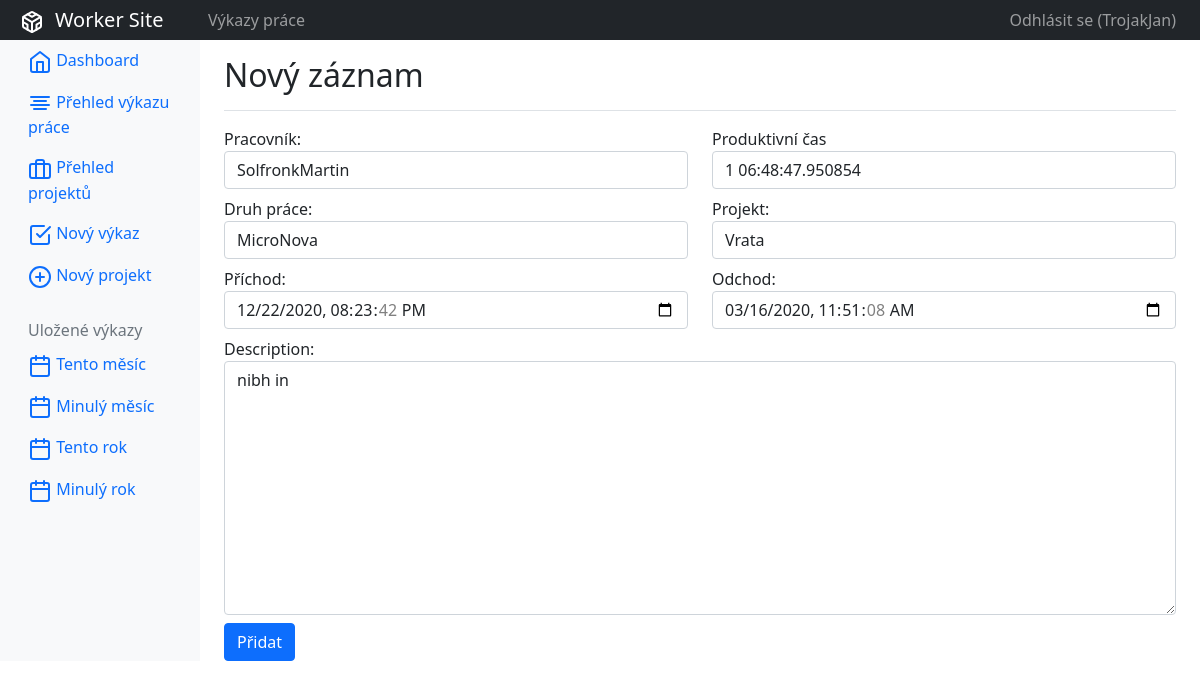
/report/copy/4/ (signed in), run on the app's committed database.
### accounts/models.py (models this page shows)
class CustomUser(AbstractUser):
    id = models.AutoField(primary_key=True, null=False)
    def __str__(self):
        return self.username

### work_report/models.py (models this page shows, shortened)
class WorkReport(models.Model):
    id = models.AutoField(primary_key=True, null=False)
    worker = models.ForeignKey(CustomUser, null=True,
                               on_delete=models.SET_NULL)
    description = models.TextField(null=False)
    arrival = models.DateTimeField(null=False)
    departure = models.DateTimeField(null=False)
    productive_time = models.DurationField(default=timedelta())
    type_of_work = models.ForeignKey(TypeOfWork, null=True,
                                     on_delete=models.SET_NULL)
    project = models.ForeignKey(Project, null=True, on_delete=models.SET_NULL)
    creat_time = models.DateTimeField(auto_now_add=True, null=False)
    edit_time = models.DateTimeField(auto_now=True)

### work_report/decorators.py (the view)
        def wrapper(request, *args, **kwargs):
            if len({gr.name for gr in request.user.groups.all()}.intersection(
                    allowed_groups)) != 0:
                return func(request, *args, **kwargs)
            else:
                return redirect('unauthorised-AR')

### templates/templatetags.py (called while the page is built)
@register.simple_tag(takes_context=False)
def current_year_filter():
    start_of_current_year = \
        date(datetime.today().year, 1, 1)
    return f'?worker=&project=&type_of_work=&start=' \
           f'{start_of_current_year}T12%3A00&end='

@register.simple_tag(takes_context=False)
def last_year_filter():
    start_of_current_year = \
        date(datetime.today().year, 1, 1)
    start_of_last_year = \
        start_of_current_year - dateutil.relativedelta.relativedelta(year=1)
    return f'?worker=&project=&type_of_work=&start=' \
           f'{start_of_last_year}T12%3A00&end={start_of_current_year}T12%3A00'

@register.simple_tag(takes_context=False)
def current_month_filter():
    start_of_current_month = \
        date(datetime.today().year, datetime.today().month, 1)
    return f'?worker=&project=&type_of_work=&start=' \
           f'{start_of_current_month}T12%3A00&end='

@register.simple_tag(takes_context=False)
def last_month_filter():
    start_of_current_month = \
        date(datetime.today().year, datetime.today().month, 1)
    start_of_last_month = \
        start_of_current_month - dateutil.relativedelta.relativedelta(months=1)
    return f'?worker=&project=&type_of_work=&start=' \
           f'{start_of_last_month}T12%3A00&end=' \
           f'{start_of_current_month}T12%3A00'

### work_report/models.py (called while the page is built)
    def __str__(self):
        if len(self.name) > 20:
            return self.name[:20 - 3] + '...'
        else:
            return self.name

    def __str__(self):
        if len(self.label) > 20:
            return self.label[:20 - 3] + '...'
        else:
            return self.label

### work_report/views.py (called while the page is built)
@login_required(login_url='login-AC')
@allowed_users(allowed_groups={'admin', 'worker'})
def copy_report(request, pk):
    report = models.WorkReport.objects.get(id=pk)
    form = forms.NewWorkReportForm(instance=report)
    if request.method == 'POST':
        logging.info('Post request:', request.POST)
        form = forms.NewWorkReportForm(request.POST)
        if form.is_valid():
            form.save()
            return redirect('report_list-WR')
    context = {'form': form, 'title': 'Nový záznam', }
    return render(request, 'work_report/new_report_form.html', context)

### templates/work_report/new_report_form.html (shortened to what this page needs)
{% extends 'shared/base.html' %}
{% load widget_tweaks %}
{% block content %}
    {% include 'work_report/components/left_bar.html' %}
    <main role="main" class="col-md-9 ml-sm-auto col-lg-10 pt-3 px-4">
        {% include 'work_report/components/header.html' %}
        <form method="post"> {% csrf_token %}
            <div class="row my-2">
                <div class="col">
                    {{ form.worker.label_tag }}
                    {% render_field form.worker class="form-control" %}
                </div>
                <div class="col">
                    {{ form.productive_time.label }}
                    <div style="display: flex">
                        {% render_field form.productive_time class="form-control" style="flex-direction: row" %}
                    </div>
                </div>
            </div>
            <div class="row my-2">
                <div class="col">
                    {{ form.type_of_work.label_tag }}
                    {% render_field form.type_of_work class="form-control" %}
                </div>
                <div class="col">
                    {{ form.project.label_tag }}
                    {% render_field form.project class="form-control" %}
                </div>
            </div>
            <div class="row my-2">
                <div class="col">
                    {{ form.arrival.label_tag }}
                    {% render_field form.arrival type="datetime-local" class="form-control" %}
                </div>
                <div class="col">
                    {{ form.departure.label_tag }}
                    {% render_field form.departure type="datetime-local" class="form-control" %}
                </div>
            </div>
            <div class="row my-2">
                <div class="col">
                    {{ form.description.label_tag }}
                    {% render_field form.description wors="3" class="form-control" %}
                </div>
            </div>
            <button type="submit" class="btn btn-primary">Přidat</button>
        </form>
    </main>
{% endblock content %}

### templates/shared/top_bar.html
<nav class="navbar navbar-dark sticky-top bg-dark navbar-expand-lg p-0">
    <div class="col-md-2 text-center">
        <a class="navbar-brand col-sm-3 col-md-2 mr-0 " href="{% url 'dashboard-WR' %}">
            <span data-feather="codesandbox"></span>&nbsp;&nbsp;Worker Site</a>
    </div>
    <div class="collapse navbar-collapse" id="navbarSupportedContent">
        <ul class="navbar-nav mr-auto">
            <li class="nav-item text-nowrap">
                <a class="nav-link" href="{% url 'dashboard-WR' %}">Výkazy práce</a>
            </li>
        </ul>
    </div>
    <ul class="navbar-nav px-3">
        <li class="nav-item text-nowrap">
            <a class="nav-link" href="{% url 'logout-AC' %}">Odhlásit se ({{ request.user }})</a>
        </li>
    </ul>
</nav>

### data on the page
CustomUser: user "TrojakJan"
WorkReport: worker "SolfronkMartin", productive_time "1 06:48:47.950854", type_of_work "MicroNova", project "Vrata", arrival "12/22/2020 20:23:42", departure "03/16/2020 11:51:08", description "nibh in"

### other printed values
{{ title|default:"" }} "Nový záznam"
